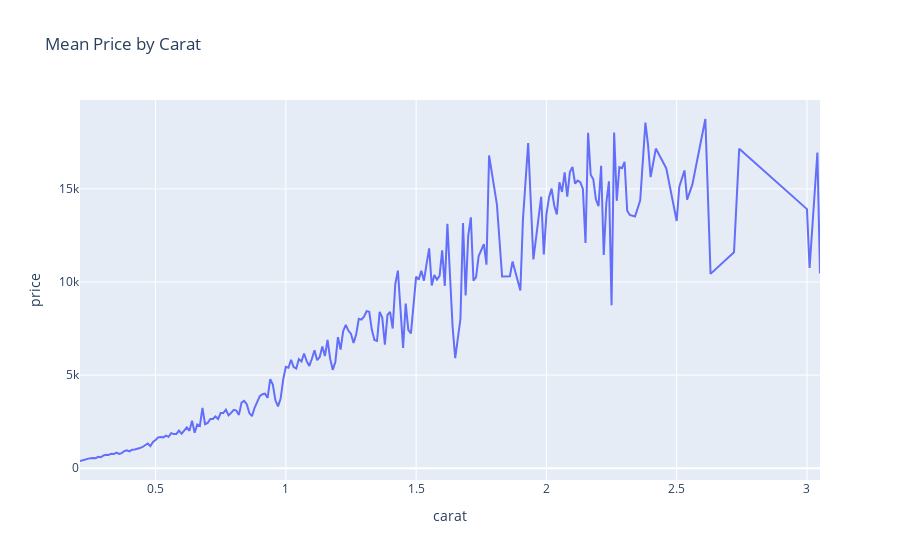

Write notebook code for a chart like this one.
### Code cell
# Plot a line chart (examplr : mean price by carat)
df_mean = df.groupby('carat')['price'].mean().reset_index()
fig = px.line(df_mean, x = 'carat', y= 'price',
               title='Mean Price by Carat'
               )
fig.show()

### Figure 1 — Plotly figure (JSON) as saved in the notebook; plotly's stock layout.template omitted (floating-point values rounded to 4 significant figures; data arrays with more than 128 entries replaced by an {"elided": "..."} marker saying what was removed)
{"data": [{"hovertemplate": "carat=%{x}<br>price=%{y}<extra></extra>", "legendgroup": "", "line": {"color": "#636efa", "dash": "solid"}, "marker": {"symbol": "circle"}, "mode": "lines", "name": "", "orientation": "v", "showlegend": false, "type": "scatter", "x": {"elided": "216 float values"}, "xaxis": "x", "y": {"elided": "216 float values"}, "yaxis": "y"}], "layout": {"legend": {"tracegroupgap": 0}, "title": {"text": "Mean Price by Carat"}, "xaxis": {"anchor": "y", "domain": [0, 1], "title": {"text": "carat"}}, "yaxis": {"anchor": "x", "domain": [0, 1], "title": {"text": "price"}}}}
